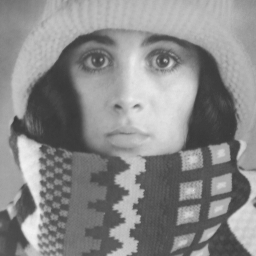
%> input picture ip4/gertrude.tif, 256 x 256 px
$ octave ex19.m   (GNU Octave 9; MATLAB toolbox functions it lacks are replaced by stand-ins)
%> lines starting %> are read from the running program, lines starting %| are printed output that depends on the picture; in (x1, y1, x2, y2) boxes, pixels count from 0 and x2, y2 are one past the last pixel; in counts of white or black regions, pixels touching at a corner belong together; the program's own positions count from 1
%Image Processing lab4 -- Nathan Dwek
clear all; close all;

METHODS = {'canny', 'prewitt', 'sobel', 'roberts', 'log', 'zerocross'};

gertrude = im2double(imread('gertrude.tif', 'TIFF'));
%> gertrude: size 256x256 double; min 0.22, max 0.945, mean 0.54

figure;
imshow(edge(gertrude,'canny'));title('Optimal edge detection using the Canny detector')
%> after `imshow(edge(gertrude,'canny'))`:
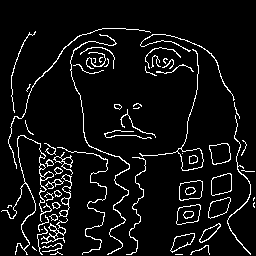
%> displayed picture: size 256x256 logical; 6.8% white in thin lines or dots, all inside (x1, y1, x2, y2) = (1, 28, 255, 255)

figure('name', 'Comparison of edge detection methods provided by matlab with default parameters');
for i = 1:length(METHODS);
    subplot(2, 3, i);
    imshow(edge(gertrude, METHODS{i}));
    title(METHODS{i})
end
%> this loop made 6 passes
%> pass 2, `imshow(edge(gertrude, METHODS{i}));`:
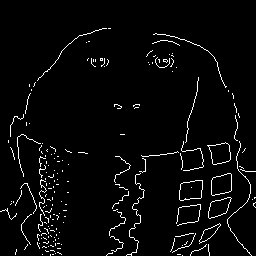
%> displayed picture: size 256x256 logical; 3.4% white in thin lines or dots, all inside (x1, y1, x2, y2) = (0, 28, 256, 256)
%> after the loop:
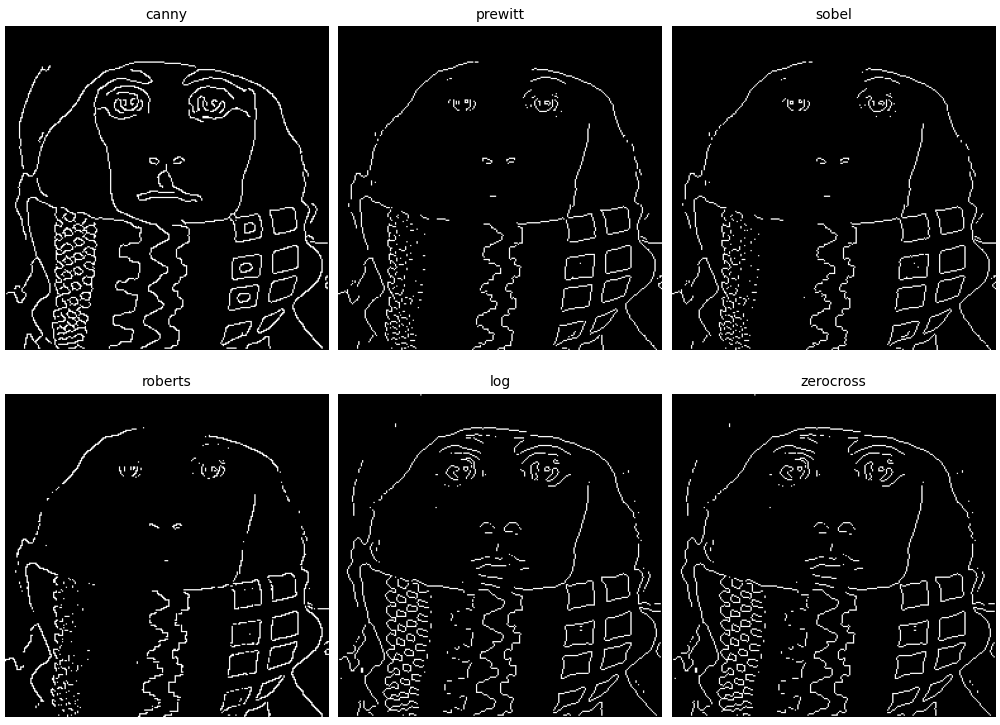
%> figure redrawn from the program's plot data, 6 panels
%Canny works indeed best out of the box.
%By default, every gradient based method uses edge thinning which relies on
%a research of the local maximum. This is why sobel, prewitt and roberts
%detect edges that are a single pixel wide.
